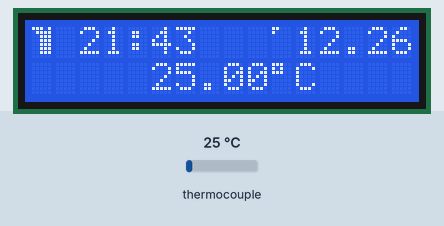
A sketch run on a simulated Arduino Mega 2560, built with avr-gcc and run on an emulated ATmega2560. Shown: 16×2 character LCD. The test bench sets the inputs (shaded band); at power-on: thermocouple 25 °C. The local clock reads 2024-03-15 10:24:30 at power-on unless the sketch sets it.

Above: at 1.5 s.
1.6 s: thermocouple set to 6 °C
At 3.7 s:
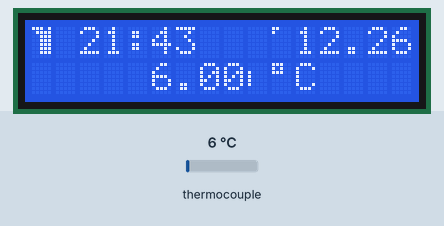
4.0 s: thermocouple set to 75 °C
At 5.8 s:
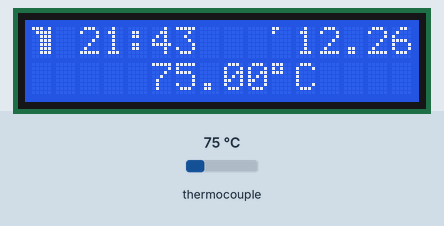
6.1 s: thermocouple set to 150 °C
At 8.0 s:
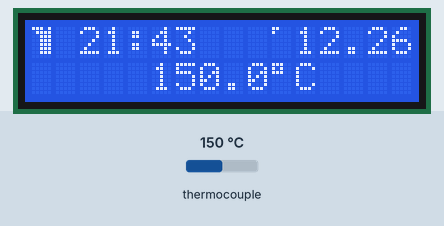
Timing chart, 0 to 9.5 s (numbered marks = the images above; inputs shaded):
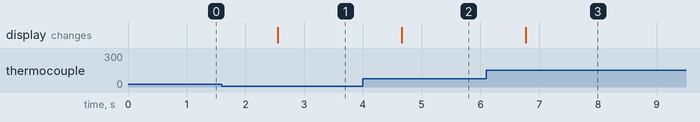

The sketch:

Thermometer_RTC_LCD_Dobby_mod.ino
```cpp
#include <max6675.h> // Thermocouple
#include <Wire.h>
#include <LiquidCrystal_I2C.h> // LCD display
#include <RTClib.h> // RTC module

#if defined(ARDUINO) && ARDUINO >= 100
#define printByte(args)  write(args);
#else
#define printByte(args)  print(args,BYTE);
#endif


byte thermo[8]={B00100,B01010,B01010,B01010,B01110,B11111,B11111,B01110}; // code of the thermometer symbol
byte clockSIGN[8]={B00000,B01110,B10101,B10111,B10001,B01110,B00000,B000000}; // code of the clock symbol
byte rectangle[8]={B11111,B10001,B01100,B01010,B01010,B01100,B10001,B11111};  // code of the date symbol


// Booting message
//FIRST ROW
// D
byte d1[8]={B00000,B00111,B00111,B00110,B00110,B00110,B00110,B00110}; // 1st char
byte d2[8]={B00000,B11100,B11110,B00111,B00011,B00011,B00001,B00001}; //2nd char
byte d3[8]={B00000,B00000,B00000,B00000,B10000,B10000,B10000,B10000}; //3rd char

// O
byte d4[8]={B00000,B00000,B00000,B00001,B00011,B00111,B00110,B00110}; //4th char
byte d5[8]={B00000,B01111,B11111,B10000,B10000,B00000,B00000,B00000}; //5th char
byte d6[8]={B00000,B10000,B11000,B01100,B01110,B00111,B00011,B00011}; //6th char

// SPACE
byte d7[8]={B00000,B00000,B00000,B00000,B00000,B00000,B00000,B00000}; //7th char

//B
byte d8[8]={B00000,B00111,B00111,B00110,B00110,B00110,B00110,B00111}; //8th char
byte d9[8]={B00000,B11111,B11111,B00001,B00001,B00001,B00111,B11111}; //9th char
byte d10[8]={B00000,B00000,B10000,B10000,B10000,B10000,B00000,B00000}; //10th char

//B
byte d11[8]={B00000,B00001,B00001,B00001,B00001,B00001,B00001,B00001}; //11th char
byte d12[8]={B00000,B11111,B11111,B10000,B10000,B10000,B10001,B11111}; //12th char
byte d13[8]={B00000,B11000,B11100,B01100,B01100,B01100,B11000,B11000}; //13th char

//Y
byte d14[8]={B00000,B00001,B00001,B00001,B00001,B00001,B00001,B00001}; //14th char
byte d15[8]={B00000,B10000,B10000,B10000,B10000,B10000,B10000,B11000}; //15th char
byte d16[8]={B00000,B01100,B01100,B01100,B01100,B01100,B01100,B11100}; //16th char


//SECOND ROW

//D
byte d17[8]={B00110,B00110,B00110,B00110,B00110,B00111,B00111,B00000}; //1st char
byte d18[8]={B00001,B00001,B00011,B00011,B00111,B11110,B11100,B00000}; //2nd char
byte d19[8]={B10000,B10000,B10000,B00000,B00000,B00000,B00000,B00000}; //3rd char

//O
byte d20[8]={B00110,B00110,B00111,B00011,B00001,B00000,B00000,B00000}; //4th char
byte d21[8]={B00000,B00000,B00000,B10000,B11000,B11111,B01111,B00000}; //5th char
byte d22[8]={B00011,B00011,B00111,B01110,B11100,B11000,B10000,B00000}; //6th char

//SPACE
byte d23[8]={B00000,B00000,B00000,B00000,B00000,B00000,B00000,B00000}; //7th char

//B
byte d24[8]={B00111,B00110,B00110,B00110,B00110,B00111,B00111,B00000}; //8th char
byte d25[8]={B11111,B00111,B00001,B00001,B00001,B11111,B11111,B00000}; //9th char
byte d26[8]={B00000,B00000,B10000,B10000,B10000,B10000,B00000,B00000}; //10th char

//B
byte d27[8]={B00001,B00001,B00001,B00001,B00001,B00001,B00001,B00000}; //11th char
byte d28[8]={B11111,B10001,B10000,B10000,B10000,B11111,B11111,B00000}; //12th char
byte d29[8]={B11000,B11000,B01100,B01100,B01100,B11100,B11000,B00000}; //13th char

//Y
byte d30[8]={B00000,B00000,B00000,B00000,B00000,B00000,B00000,B00000}; // 14th char
byte d31[8]={B11101,B01111,B00111,B00111,B00111,B00111,B00111,B00000}; // 15th char
byte d32[8]={B11000,B10000,B00000,B00000,B00000,B00000,B00000,B00000}; // 16th char


// Set the LCD address to 0x27 for a 16 chars and 2 line display
LiquidCrystal_I2C lcd(0x27, 16, 2);
// ThermoCouple
int thermo_gnd_pin = 45;
int thermo_vcc_pin = 47;
int thermo_so_pin  = 53;
int thermo_cs_pin  = 51;
int thermo_sck_pin = 49;
float avg=0;
float sum=0;

MAX6675 thermocouple(thermo_sck_pin, thermo_cs_pin, thermo_so_pin); // thermometer
RTC_DS3231 RTC; // RTC module


void setup()
{

lcd.begin();
lcd.clear();
lcd.createChar(1, thermo); // creation of the thermometer symbol
lcd.createChar(2, clockSIGN); // creation of the clock symbol
lcd.createChar(3, rectangle); // creation of the date symbol


// Dobby 's Characters' creation

lcd.createChar(4, d1);
lcd.createChar(5, d2);
lcd.createChar(6, d3);
lcd.createChar(7, d4);
lcd.createChar(8, d5);
lcd.createChar(9, d6);
lcd.createChar(10, d7);
lcd.createChar(11, d8);
lcd.createChar(12, d9);
lcd.createChar(13, d10);
lcd.createChar(14, d11);
lcd.createChar(15, d12);
lcd.createChar(16, d13);
lcd.createChar(16, d14);
lcd.createChar(18, d15);
lcd.createChar(19, d16);
lcd.createChar(20, d17);
lcd.createChar(21, d18);
lcd.createChar(22, d19);
lcd.createChar(23, d20);
lcd.createChar(24, d21);
lcd.createChar(25, d22);
lcd.createChar(26, d23);
lcd.createChar(27, d24);
lcd.createChar(28, d25);
lcd.createChar(29, d26);
lcd.createChar(30, d27);
lcd.createChar(31, d28);
lcd.createChar(32, d29);
lcd.createChar(33, d30);
lcd.createChar(34, d31);
lcd.createChar(35, d32);


lcd.backlight(); // sets backlight on the screen
  lcd.setCursor(0, 0); // moves cursor to 1st row 1st character
 //!! lcd.print("    Hello!"); //  message on the display while initializing

lcd.write(byte(4));

lcd.setCursor(1, 0);
lcd.write(byte(5));
lcd.setCursor(2, 0);
lcd.write(byte(6));
lcd.setCursor(3, 0);
lcd.write(byte(7));
lcd.setCursor(4, 0);
lcd.write(byte(8));
lcd.setCursor(5, 0);
lcd.write(byte(9));
lcd.setCursor(6, 0);
lcd.write(byte(10));
lcd.setCursor(7, 0);
lcd.write(byte(11));
lcd.setCursor(8, 0);
lcd.write(byte(12));
lcd.setCursor(9, 0);
lcd.write(byte(13));
lcd.setCursor(10, 0);
lcd.write(byte(14));
lcd.setCursor(11, 0);
lcd.write(byte(15));
lcd.setCursor(12, 0);
lcd.write(byte(16));
lcd.setCursor(13, 0);
lcd.write(byte(17));
lcd.setCursor(14, 0);
lcd.write(byte(18));
lcd.setCursor(15, 0);
lcd.write(byte(19));


lcd.setCursor(0, 1);
lcd.write(byte(20));
lcd.setCursor(1, 1);
lcd.write(byte(21));
lcd.setCursor(2, 1);
lcd.write(byte(22));
lcd.setCursor(3, 1);
lcd.write(byte(23));
lcd.setCursor(4, 1);
lcd.write(byte(24));
lcd.setCursor(5, 1);
lcd.write(byte(25));
lcd.setCursor(6, 1);
lcd.write(byte(26));
lcd.setCursor(7, 1);
lcd.write(byte(27));
lcd.setCursor(8, 1);
lcd.write(byte(28));
lcd.setCursor(9, 1);
lcd.write(byte(29));
lcd.setCursor(10, 1);
lcd.write(byte(30));
lcd.setCursor(11, 1);
lcd.write(byte(31));
lcd.setCursor(12, 1);
lcd.write(byte(32));
lcd.setCursor(13, 1);
lcd.write(byte(33));
lcd.setCursor(14, 1);
lcd.write(byte(34));
lcd.setCursor(15, 1);
lcd.write(byte(35));


  Wire.begin();
  RTC.begin();

   RTC.adjust(DateTime(2018, 12, 26, 21, 43, 00)); // here can be adjusted the date and time

//delay(1000);


 // wiring of the thermometer module
  Serial.begin(9600);

  pinMode(thermo_vcc_pin, OUTPUT);
  pinMode(thermo_gnd_pin, OUTPUT);
  digitalWrite(thermo_vcc_pin, HIGH);
  digitalWrite(thermo_gnd_pin, LOW);


}

void loop() {

  // measuring temperature and count 20 measurement's average/sec
 sum=0;
 avg=0;
  for (int i=0; i<20; i++)
  {
  sum=sum+thermocouple.readCelsius();
  }

  avg=sum/20;

  lcd.setCursor(0, 0);

lcd.clear();

DateTime now = RTC.now();
lcd.setCursor(0, 0);
lcd.write(byte(2)); // displays the clock symbol before the time
    lcd.setCursor(2,0); // after the clock symbol displays the time
    lcd.print(now.hour(), DEC);
    lcd.print(':');
    lcd.print(now.minute(), DEC);
    //lcd.print(':');
    //lcd.print(now.second(), DEC);  // if remove the comment sign, displays the seconds too
lcd.setCursor(10,0); // moves the cursor to 1st row's 10th character
lcd.write(byte(3)); // displays date's symbol

    //lcd.print(" |");

    //lcd.print(now.year(), DEC); // if remove the comment sign, displays the year
    //lcd.print('.');
    lcd.print(now.month(), DEC); // displays month and day
    lcd.print('.');
    lcd.print(now.day(), DEC);
    lcd.print('.');

  lcd.setCursor(0,1); // moves cursor to the 2nd row's 1st character

lcd.write(byte(1)); // displays the thermometer's symbol

  lcd.setCursor(5, 1); // moves cursor to 2nd row's 5th character


if (avg==0)
{
  lcd.println("                      ");  // if the measurements' average 0 then the screen doesn't display any data
}

 else
 {


  lcd.println(avg);   // else it displays the measured values average (20 sample's average/sec)


  lcd.print(" ");
  lcd.setCursor (10, 1); // moves the cursor to the 2nd row's 10th character
  lcd.print((char)223);  // displays the degree sign after the displayed value of the temperature average
  lcd.println("C         "); // displays "C" after degree sign

 }

delay(1000);  // delays 1sec
}
```

Measured:
- after the input at 1.6 s, the display: changes after 0.95 s (image 1)
- after the input at 4.0 s, the display: changes after 0.66 s (image 2)
- after the input at 6.1 s, the display: changes after 0.67 s (image 3)
